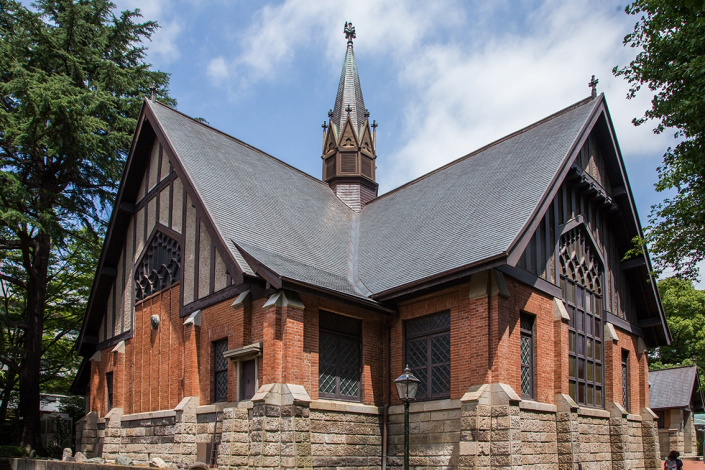
#> input picture Lecture10/chapel.jpg, 1410 x 939 px (shown at 1/2 size)
$ jupyter execute Lecture10.ipynb   (shell and % lines are left out)
#> lines starting #> are read from the running program, lines starting #| are printed output that depends on the picture; after the words box and inside, x2 and y2 are one past the last pixel; in counts of white or black regions, pixels touching at a corner belong together
第10回講義
========

コンピュータ上のデータには、映像や音声といった人間の五感に直接作用するデータ(マルチメディアデータ)もあります。いずれのデータについても、A/D変換(量子化)といった方法で現実の世界の情報を最終的にデジタルデータ(数値の羅列)で表す必要があります。そのデータを再び人間が理解できる情報とするには、ディスプレイやスピーカーと言ったデバイスに出力する方法も必要です。

一度デジタル化されたマルチメディアデータに対して、数学的な演算を行うことができるので、そのデータを加工したり、データそのものを分析対象とすることができます。映像データを分析することによって画像解析や映像認識・顔認識、音声データを分析したり再合成することによって音声認識や音声合成といった技術に応用することができます。

画像データの可視化
--------------

### 画像データの入出力と解析

画像データを入出力するためのモジュールとしてその目的によって様々なものがありますが、ここでは、**OpenCV**(Open Source Computer Vision Library)を取り上げます。OpenCVとはインテルが開発・公開したオープンソースのコンピュータビジョン向けライブラリです。

OpenCVは非常に多機能なモジュールで、ほとんど自分で何かを作成する必要はないのですが、まずは画像の読み込みだけの機能を使用して、画像データの取り扱い方法について学びます。

### OpenCVのインストール

インストール後はカーネルを再起動する。

メニューから: 「カーネル」 > 「カーネルを再起動...」 > 「再起動」ボタンをクリック

<mark>練習1</mark> OpenCVモジュールを用いて、`chapel.jpg`の画像データを読み込みなさい。

[cell 1]
import cv2
import matplotlib.pyplot as plt

img = cv2.imread('chapel.jpg')
#> img is the input picture: shape (939, 1410, 3); mean B, G, R 107.8, 108.4, 111.2

読み込んだデータはBGR値をピクセルで羅列したnumpyのarrayデータとなっています。

<mark>練習2</mark> `chapel.jpg`を読み込んだ画像データの構造について調べなさい。

[cell 2]
img

各ピクセルの色情報は、OpenCVのフォーマットでは、BGR(青・緑・赤)の順になっていますが、そのデータをmatplotlibなどで表示しようとした場合、色情報がRGB(赤・緑・青)の順番になっているため、注意が必要です。

<mark>練習3</mark> OpenCVで`chapel.jpg`を読み込んだ画像データをmatplotlibの`imshow()`を用いて表示させなさい。

[cell 3]
import matplotlib.pyplot as plt

img = cv2.cvtColor(img, cv2.COLOR_BGR2RGB) #BGRをRGBに変換
plt.imshow(img)

画像データは各ピクセルの色情報を持ったarray(行列)データとなっているため、行列の行と列の一部を取り出せば画像の一部を切り出すこともできます。

<mark>練習4</mark> `chapel.jpg`を読み込んだ画像データから、横方向に150ピクセルから450ピクセル、縦方向に550ピクセルから850ピクセル部分を取り出し、画像を表示させなさい。

[cell 4]
img_extract = img[150:450, 550:850]
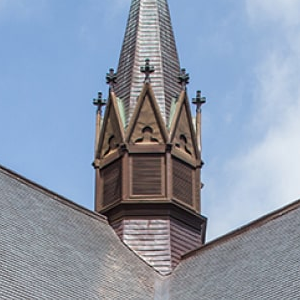
#> img_extract: shape (300, 300, 3); mean R, G, B 139.8, 151.6, 170.4
plt.imshow(img_extract)

同様に、行列に対する操作として、画像の上下や左右を反転させることができます。

<mark>練習5</mark> 読み込んだ画像データの上下や左右を反転させて表示させなさい。

[cell 5]
import matplotlib.pyplot as plt

img = cv2.imread('chapel.jpg')
img = cv2.cvtColor(img, cv2.COLOR_BGR2RGB) #BGRをRGBに変換

plt.imshow(img[:,:,:])
plt.show()

plt.imshow(img[::-1,:,:])
plt.show()

plt.imshow(img[:,::-1,:])
plt.show()

<mark>練習6</mark> 行列に対するスライスを用いて、読み込んだ画像を間引いて変形や縮小表示を行いなさい。

[cell 6]
plt.imshow(img[::2,:,:])
plt.show()

plt.imshow(img[::,::2,:])
plt.show()
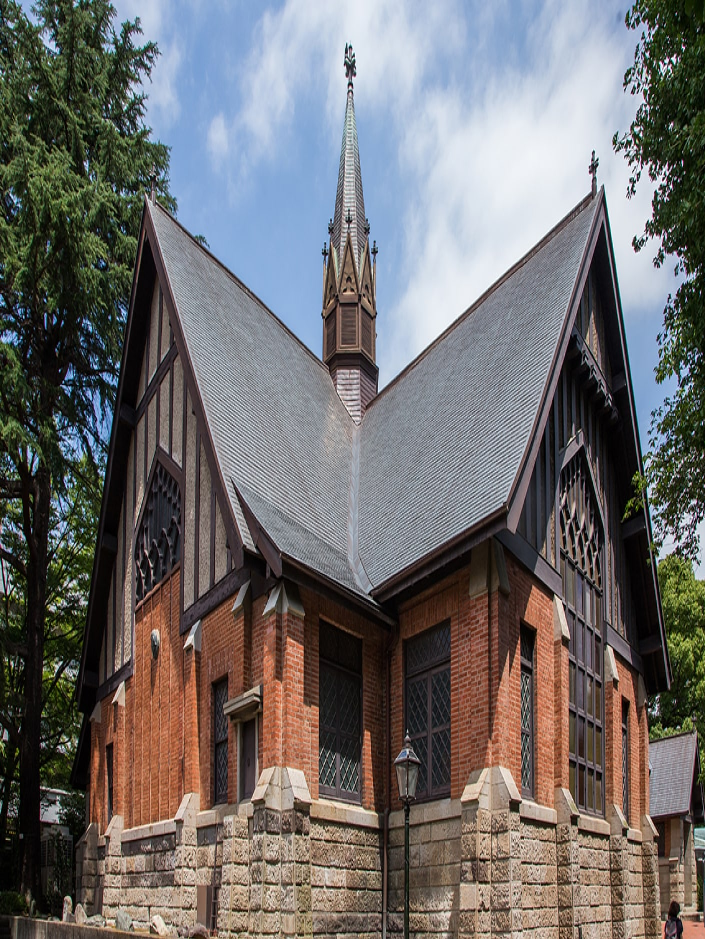
#> shown: shape (939, 705, 3); mean R, G, B 111.2, 108.4, 107.8

plt.imshow(img[::10,::10,:])
plt.show()
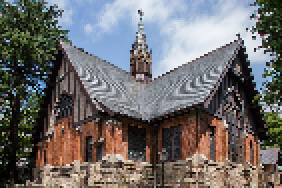
#> shown: shape (94, 141, 3) (shown 2 times larger); mean R, G, B 111.2, 108.6, 108.2

色データは各ピクセルに3次元リストとして収納されているので、各色の情報を取り出すことで、色を分解したり再合成したりすることができます。

<mark>練習7</mark> 読み込んだ画像データのから、赤色・緑色・青色のそれぞれの色データを取り出し、単色に分解した画像として表示させなさい。

[cell 7]
img_red = img[:, :, 0]
plt.imshow(img_red, cmap='Reds')
plt.show()

img_green = img[:, :, 1]
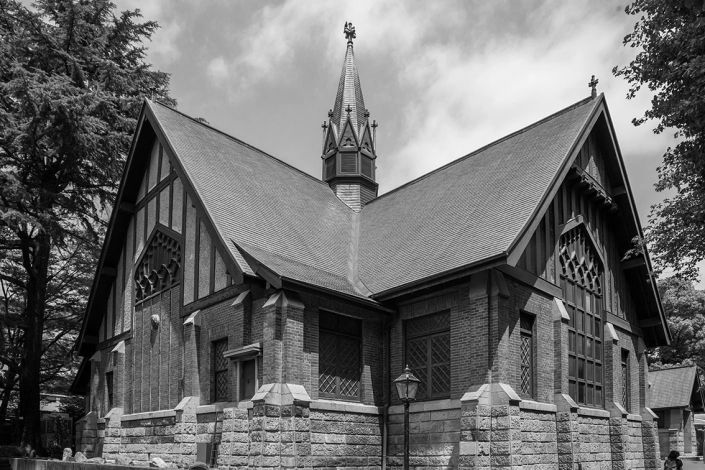
#> img_green: shape (939, 1410) (shown at 1/2 size); min 0, max 255, mean 108.4
plt.imshow(img_green, cmap='Greens')
plt.show()

img_blue = img[:, :, 2]
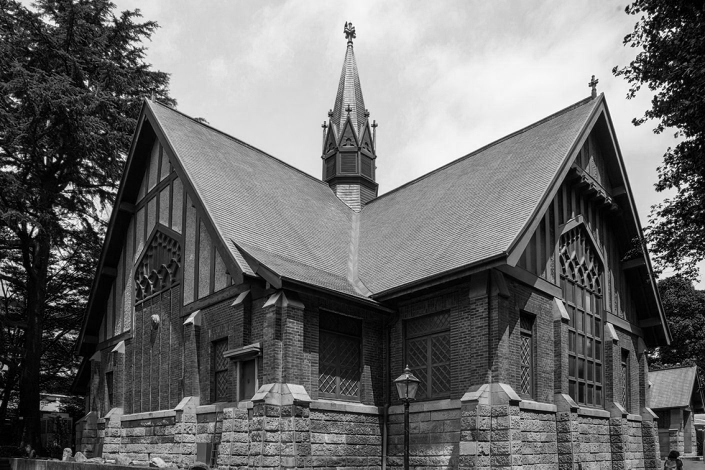
#> img_blue: shape (939, 1410) (shown at 1/2 size); min 0, max 255, mean 107.8
plt.imshow(img_blue, cmap='Blues')
plt.show()

自然にある映像では色で分解しても見た目には違いがよくわからないことがあります。単に映像を表示させて見るだけでなく、これまで学んだ統計的な手法を用いて各色の情報を分析することで、その画像の特徴を捉えることができます。

<mark>練習8</mark> 読み込んだ画像データの赤色・緑色・青色それぞれのチャンネルについて、画像中に含まれる0から255の数値をヒストグラムとして表示させなさい。

[cell 8]
img_red = img[:, :, 0]
plt.hist(img_red.flatten(), bins=256, color='red', alpha=0.5)

img_green = img[:, :, 1]
plt.hist(img_green.flatten(), bins=256, color='green', alpha=0.5)

img_blue = img[:, :, 2]
plt.hist(img_blue.flatten(), bins=256, color='blue', alpha=0.5)

plt.show()
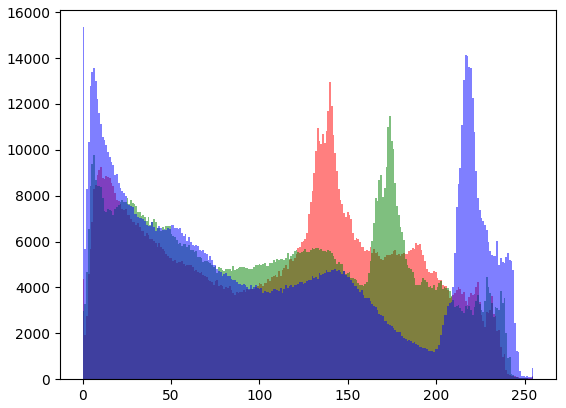
#> figure drawn by matplotlib, 1 panel; tallest bar 12962 high, from x = 139.5 to 140.4; tallest bar 11468 high, from x = 173.3 to 174.3; tallest bar 15346 high, from x = 0 to 0.996

### フィルタによる画像処理

画像の一つのピクセルに注目し、その周りのピクセルの情報を用いて新しい画像データを生成して処理する方法をフィルタと言います。フィルタには単純な和や差を用いただけのものや、複雑な数学演算を用いたものなど多くの種類があり、画像認識や機械学習などで重要な働きをします。

例として、$3\times 3$のピクセル領域を用いて、フィルタ処理を行うことを考えます。いま注目している(中心にある)ピクセルの座標を$(x,y)$とすれば、周りのピクセルの座標は以下のようになります。
$$\begin{array}{|c|c|c|}
\hline
(x-1,y-1)&(x,y-1)&(x+1,y-1)\\
\hline
(x-1,y)&(x,y)&(x+1,y)\\
\hline
(x-1,y+1)&(x,y+1)&(x+1,y+1)\\
\hline
\end{array}$$

ピクセル座標$(x,y)$での値(例えば色データ)を$f(x,y)$とすると、新しく更新すべき値$f'(x,y)$は周りのピクセルから以下のように計算されます。
$$\begin{split}f'(x,y)&=K(-1,-1)f(x-1,y-1)\\
&\quad+K(0,-1)f(x,y-1)\\
&\quad+K(1,-1)f(x+1,y-1)\\
&\quad+K(-1,0)f(x-1,y)\\
&\quad+K(0,0)f(x,y)\\
&\quad+K(1,0)f(x+1,y)\\
&\quad+K(-1,1)f(x-1,y+1)\\
&\quad+K(0,1)f(x,y+1)\\
&\quad+K(1,1)f(x+1,y+1)\\
&=\sum_{i,j=-1,0,1} K(i,j)f(x+i,y+j)
\end{split}$$
ここで、$K(i,j)$ ($i,j=-1,0,1$)はフィルタの係数を表す行列(カーネルという)です。

画像データを分析する手法として、ピクセルの値(輝度)について微分(差分)演算を施す方法があります。Sobelフィルタ（ピクセルデータの微分）

例えば、横方向に対して、単純な差分演算を行うカーネルは、
$$
K = \begin{pmatrix}
0 & 0 & 0 \\
-\frac{1}{2} & 0 & \frac{1}{2} \\
0 & 0 & 0
\end{pmatrix}
$$
で、
$$
\begin{split}
f'(x,y) &= \frac{f(x+1,y) - f(x-1,y)}{2}\\
&\equiv \nabla_x f(x,y)
\end{split}
$$
となります。

<mark>練習9</mark> 白黒2値だけで図形が描かれた画像ファイル`figures.png`に対して$x$方向の差分を演算(フィルタを適用)して表示させなさい。

[cell 9]
import cv2
import matplotlib.pyplot as plt
import numpy as np

img = cv2.imread('figures.png', 0) # 0はグレースケールで読み込むオプション
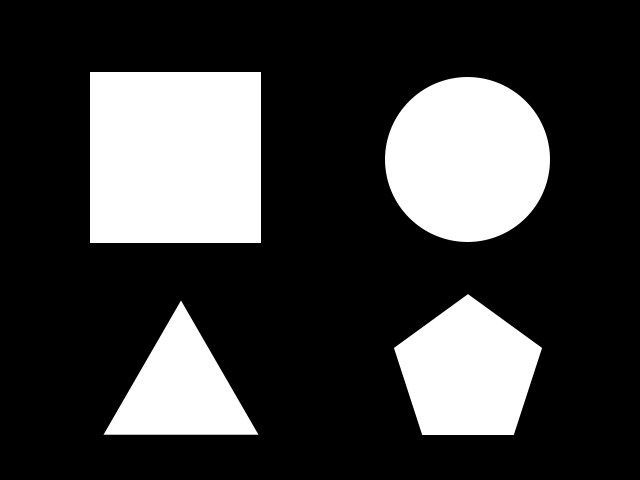
#> input picture Lecture10/figures.png, 640 x 480 px
#> img is the input picture: shape (480, 640); min 0, max 255, mean 62.6

y_size, x_size = img.shape
#> y_size = 480; x_size = 640
out = np.zeros((y_size, x_size), dtype=np.uint8)

# そのままだと計算が整数型で行われるため、float64に変換
img = np.float64(img)

# 差分フィルタの適用(xとyの順番に注意)
for y in range(1, y_size-1):
    for x in range(1, x_size-1):
        out[y,x] =  img[y,x+1]/2 - img[y,x-1]/2

plt.imshow(out, cmap='gray')

このように差分演算を適用すると、輝度変化の大きい部分が強調され、エッジが強調されます。これをエッジ検出と呼びます。エッジ検出は画像処理やコンピュータビジョンの分野で非常に重要な技術です。エッジ検出を行うことで、物体の輪郭や形状を抽出することができます。

ただし、一般の画像ではコントラスト変化の少ない部分も存在するため、その部分も含めてエッジを強調するために、重みづけを変化させながら周辺の差分も合わせたSobelフィルタ
$$
K_{\rm Sobel} = \frac{1}{8}\begin{pmatrix}
-1 & 0 & 1 \\
-2 & 0 & 2 \\
-1 & 0 & 1
\end{pmatrix}
$$
を適用させます。

<mark>練習10</mark> 白黒2値だけで図形が描かれた画像ファイル`figures.png`に対して$x$方向のSobelフィルタを適用して表示させなさい。

[cell 10]
import cv2
import matplotlib.pyplot as plt
import numpy as np

img = cv2.imread('figures.png', 0) # 0はグレースケールで読み込むオプション

y_size, x_size = img.shape
out = np.zeros((y_size, x_size), dtype=np.uint8)

# そのままだと計算が整数型で行われるため、float64に変換
img = np.float64(img)

# Sobelフィルタの適用(xとyの順番に注意)
for y in range(1, y_size-1):
    for x in range(1, x_size-1):
        out[y,x] = img[y-1,x+1]/8 - img[y-1,x-1]/8 + img[y,x+1]/4 -img[y,x-1]/4 + img[y+1,x+1]/8 - img[y+1,x-1]/8


plt.imshow(out, cmap='gray')

これまでの例では$x$方向の差分のみを考えてきましたが、同様に$y$方向の差分で$y$方向のエッジを検出することができます。

$x$や$y$方向だけでなく、様々な方向を含めたエッジの情報を検出するためには、勾配(gradient)
$$
\vec{\nabla}f(x,y) \equiv (\nabla_x f(x,y), \nabla_y f(x,y))
$$
を計算します。

勾配はベクトルなので、各地点で大きさと方向を持った量です。ベクトルを表現する方法は様々ですが、2次元ベクトルを2次元の画像情報として可視化する方法として、ベクトルの大きさをピクセルの明るさ、ベクトルの方向を色(色相)として表示させる方法があります。

📝 2次元ベクトル$\vec{v}=(a,b)$に対して、ベクトルの大きさは$\sqrt{a^2+b^2}$、ベクトルの方向(角度)は$\tan^{-1}\left(\frac{b}{a}\right)$で与えられます。

色空間の情報の与え方として、RGB以外に、HSVといった色相(Hue)、彩度(Saturation)、明度(Value)の3つの成分で色を表現する方法があります。

<mark>練習10</mark> 白黒2値だけで図形が描かれた画像ファイル`figures.png`に対して、グレースケールの勾配を計算し、勾配の大きさを明度(V)、勾配の方向を色相(H)として表示させなさい。(明度(S)については255の値に固定する。)

[cell 11]
import cv2
import matplotlib.pyplot as plt
import numpy as np

def Hue(theta):
    if theta < 0:
        theta += np.pi * 2
    return int(theta / (np.pi * 2) * 180)

img = cv2.imread('figures.png', 0)

y_size, x_size = img.shape
out = np.zeros((y_size, x_size, 3), dtype=np.uint8) # HSV画像を格納するための配列を用意

# そのままだと計算が整数型で行われるため、float64に変換
img = np.float64(img)

# 差分の計算
for y in range(1, y_size-1):
    for x in range(1, x_size-1):
        d_x =  img[y,x+1]/2 - img[y,x-1]/2
        d_y =  img[y+1,x]/2 - img[y-1,x]/2

        V = np.sqrt(2.0*(d_x**2 + d_y**2)) # ベクトルの大きさを計算
        theta = np.arctan2(-d_y, -d_x) # ベクトルの角度を計算 (theta=-π~π)
        H = Hue(theta) # 角度を0-180の値に変換
        S = 255

        out[y,x] = np.array([H, S, V]) # HSV画像に格納
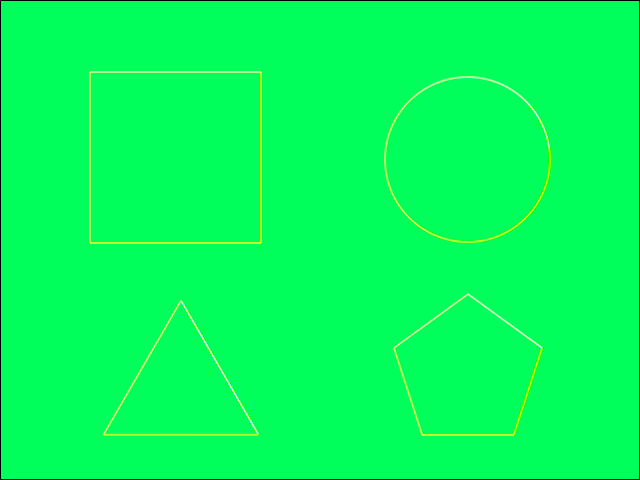
#> out: shape (480, 640, 3); mean of channels 0, 1, 2 89.2, 253.1, 2.5; drawn as B, G, R

hsv = cv2.cvtColor(out, cv2.COLOR_HSV2RGB) # HSVからRGBに変換

plt.imshow(hsv)

### Canny法

次のようなエッジを検出するアルゴリズムをCanny法(の一部)といいます。
- 輪郭線を抽出するためにソーベルフィルタをかける
- 輝度の勾配の方向と大きさを計算
- 細線化を行うために「非極大値抑制処理」をする
- 誤検知したエッジを除去するために 「しきい値処理」をする

以下でCanny法による画像処理を行います。

[cell 12]
import cv2
import matplotlib.pyplot as plt
import numpy as np

def Hue(theta):
    if theta < 0:
        theta += np.pi * 2
    return int(theta / (np.pi * 2) * 180)

img = cv2.imread('figures.png', 0)

y_size, x_size = img.shape
out = np.zeros((y_size, x_size, 2)) # 勾配の大きさと角度を格納するための配列を用意

# そのままだと計算が整数型で行われるため、float64に変換
img = np.float64(img)

# 勾配の計算
for y in range(1, y_size-1):
    for x in range(1, x_size-1):
        d_x =  img[y,x+1]/2.0 - img[y,x-1]/2.0
        d_y =  img[y+1,x]/2.0 - img[y-1,x]/2.0

        V = np.sqrt(2.0*(d_x**2 + d_y**2)) # ベクトルの大きさを計算
        theta = np.arctan2(-d_x, -d_y) # ベクトルの角度を計算 (theta=-π~π)

        out[y,x] = np.array([V, theta]) # 配列に格納

# Canny法によるエッジの抽出
edge = np.zeros((y_size, x_size), dtype=np.uint8) # エッジを格納するための配列を用意
th = 100 # 閾値を設定

for y in range(1, y_size-1):
    for x in range(1, x_size-1):
        # Hueの値を元の角度に戻す
        t = out[y,x,1]
        dt = np.pi / 8

        if (-dt <= t < dt) or (7*dt <= t) or (t < -7*dt):
            if (out[y,x,0] >= out[y,x-1,0]) and (out[y,x,0] >= out[y,x+1,0]) and (out[y,x,0] > th):
                edge[y,x] = 255
        elif (dt <= t < 3*dt) or (-7*dt <= t < -5*dt):
            if (out[y,x,0] >= out[y+1,x+1,0]) and (out[y,x,0] >= out[y-1,x-1,0])  and (out[y,x,0] > th):
                edge[y,x] = 255
        elif (3*dt <= t < 5*dt) or (-5*dt <= t < -3*dt):
            if (out[y,x,0] >= out[y-1,x,0]) and (out[y,x,0] >= out[y+1,x,0]) and (out[y,x,0] > th):
                edge[y,x] = 255
        elif (5*dt <= t < 7*dt) or (-3*dt <= t < -dt):
            if (out[y,x,0] >= out[y+1,x-1,0]) and (out[y,x,0] >= out[y-1,x+1,0])  and (out[y,x,0] > th):
                edge[y,x] = 255
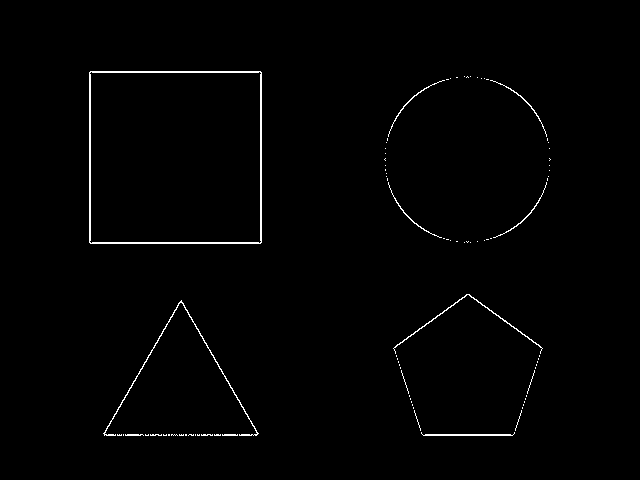
#> edge: shape (480, 640); 0.99% white in thin lines or dots, all inside (x1, y1, x2, y2) = (89, 71, 551, 436)

plt.imshow(edge, cmap='gray')

苦労してCanny法を実装しなくても、OpenCVにはもともとCanny法の関数が実装されています。

[cell 13]
import cv2
import matplotlib.pyplot as plt

img = cv2.imread('figures.png', 0)
edge = cv2.Canny(img, 100, 200)
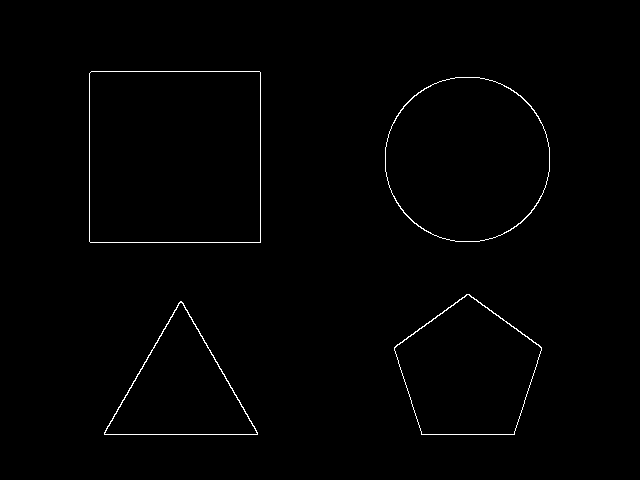
#> edge: shape (480, 640); 0.77% white in thin lines or dots, all inside (x1, y1, x2, y2) = (89, 71, 550, 435)

plt.imshow(edge, cmap='gray')
